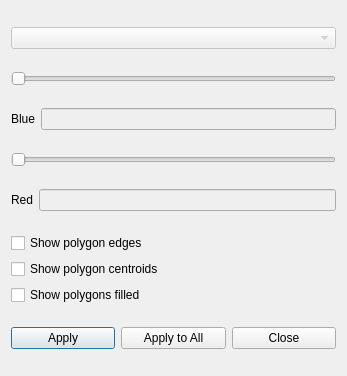
<?xml version="1.0" encoding="UTF-8"?>
<ui version="4.0">
 <class>CColourScaleDlg</class>
 <widget class="QDialog" name="CColourScaleDlg">
  <property name="geometry">
   <rect>
    <x>0</x>
    <y>0</y>
    <width>347</width>
    <height>376</height>
   </rect>
  </property>
  <property name="windowTitle">
   <string> depthmapX - Set Colour Scale</string>
  </property>
  <layout class="QVBoxLayout" name="verticalLayout_2">
   <item>
    <widget class="QComboBox" name="c_color_type">
     <property name="enabled">
      <bool>false</bool>
     </property>
    </widget>
   </item>
   <item>
    <widget class="QSlider" name="c_blue_slider_ctrl">
     <property name="orientation">
      <enum>Qt::Horizontal</enum>
     </property>
    </widget>
   </item>
   <item>
    <layout class="QHBoxLayout" name="horizontalLayout">
     <item>
      <widget class="QLabel" name="c_blue">
       <property name="text">
        <string>Blue</string>
       </property>
      </widget>
     </item>
     <item>
      <widget class="QLineEdit" name="c_blue_value_window">
       <property name="enabled">
        <bool>false</bool>
       </property>
      </widget>
     </item>
    </layout>
   </item>
   <item>
    <widget class="QSlider" name="c_red_slider_ctrl">
     <property name="orientation">
      <enum>Qt::Horizontal</enum>
     </property>
    </widget>
   </item>
   <item>
    <layout class="QHBoxLayout" name="horizontalLayout_2">
     <item>
      <widget class="QLabel" name="c_red">
       <property name="text">
        <string>Red</string>
       </property>
      </widget>
     </item>
     <item>
      <widget class="QLineEdit" name="c_red_value_window">
       <property name="enabled">
        <bool>false</bool>
       </property>
      </widget>
     </item>
    </layout>
   </item>
   <item>
    <layout class="QVBoxLayout" name="verticalLayout">
     <item>
      <widget class="QCheckBox" name="c_show_lines">
       <property name="text">
        <string>Show polygon edges</string>
       </property>
      </widget>
     </item>
     <item>
      <widget class="QCheckBox" name="c_show_centroids">
       <property name="text">
        <string>Show polygon centroids</string>
       </property>
      </widget>
     </item>
     <item>
      <widget class="QCheckBox" name="c_show_fill">
       <property name="text">
        <string>Show polygons filled</string>
       </property>
      </widget>
     </item>
    </layout>
   </item>
   <item>
    <layout class="QHBoxLayout" name="horizontalLayout_3">
     <item>
      <widget class="QPushButton" name="c_ok">
       <property name="text">
        <string>Apply</string>
       </property>
      </widget>
     </item>
     <item>
      <widget class="QPushButton" name="c_applytoall">
       <property name="text">
        <string>Apply to All</string>
       </property>
      </widget>
     </item>
     <item>
      <widget class="QPushButton" name="c_cancel">
       <property name="text">
        <string>Close</string>
       </property>
      </widget>
     </item>
    </layout>
   </item>
  </layout>
 </widget>
 <resources/>
 <connections>
  <connection>
   <sender>c_blue_value_window</sender>
   <signal>textChanged(QString)</signal>
   <receiver>CColourScaleDlg</receiver>
   <slot>OnChangeBlueValue()</slot>
   <hints>
    <hint type="sourcelabel">
     <x>202</x>
     <y>102</y>
    </hint>
    <hint type="destinationlabel">
     <x>184</x>
     <y>78</y>
    </hint>
   </hints>
  </connection>
  <connection>
   <sender>c_red_value_window</sender>
   <signal>textChanged(QString)</signal>
   <receiver>CColourScaleDlg</receiver>
   <slot>OnChangeRedValue()</slot>
   <hints>
    <hint type="sourcelabel">
     <x>252</x>
     <y>199</y>
    </hint>
    <hint type="destinationlabel">
     <x>258</x>
     <y>224</y>
    </hint>
   </hints>
  </connection>
  <connection>
   <sender>c_red_slider_ctrl</sender>
   <signal>sliderMoved(int)</signal>
   <receiver>CColourScaleDlg</receiver>
   <slot>OnReleasedRedSlider(int)</slot>
   <hints>
    <hint type="sourcelabel">
     <x>50</x>
     <y>150</y>
    </hint>
    <hint type="destinationlabel">
     <x>51</x>
     <y>172</y>
    </hint>
   </hints>
  </connection>
  <connection>
   <sender>c_blue_slider_ctrl</sender>
   <signal>sliderMoved(int)</signal>
   <receiver>CColourScaleDlg</receiver>
   <slot>OnReleasedBlueSlider(int)</slot>
   <hints>
    <hint type="sourcelabel">
     <x>110</x>
     <y>53</y>
    </hint>
    <hint type="destinationlabel">
     <x>116</x>
     <y>80</y>
    </hint>
   </hints>
  </connection>
  <connection>
   <sender>c_color_type</sender>
   <signal>currentIndexChanged(int)</signal>
   <receiver>CColourScaleDlg</receiver>
   <slot>OnSelchangeColor(int)</slot>
   <hints>
    <hint type="sourcelabel">
     <x>223</x>
     <y>28</y>
    </hint>
    <hint type="destinationlabel">
     <x>256</x>
     <y>47</y>
    </hint>
   </hints>
  </connection>
  <connection>
   <sender>c_show_lines</sender>
   <signal>clicked(bool)</signal>
   <receiver>CColourScaleDlg</receiver>
   <slot>OnBnClickedShowLines(bool)</slot>
   <hints>
    <hint type="sourcelabel">
     <x>111</x>
     <y>237</y>
    </hint>
    <hint type="destinationlabel">
     <x>301</x>
     <y>248</y>
    </hint>
   </hints>
  </connection>
  <connection>
   <sender>c_show_fill</sender>
   <signal>clicked(bool)</signal>
   <receiver>CColourScaleDlg</receiver>
   <slot>OnBnClickedShowFill(bool)</slot>
   <hints>
    <hint type="sourcelabel">
     <x>189</x>
     <y>292</y>
    </hint>
    <hint type="destinationlabel">
     <x>308</x>
     <y>322</y>
    </hint>
   </hints>
  </connection>
  <connection>
   <sender>c_show_centroids</sender>
   <signal>clicked(bool)</signal>
   <receiver>CColourScaleDlg</receiver>
   <slot>OnBnClickedShowCentroids(bool)</slot>
   <hints>
    <hint type="sourcelabel">
     <x>229</x>
     <y>269</y>
    </hint>
    <hint type="destinationlabel">
     <x>335</x>
     <y>275</y>
    </hint>
   </hints>
  </connection>
  <connection>
   <sender>c_applytoall</sender>
   <signal>clicked()</signal>
   <receiver>CColourScaleDlg</receiver>
   <slot>OnBnClickedApplytoall()</slot>
   <hints>
    <hint type="sourcelabel">
     <x>142</x>
     <y>337</y>
    </hint>
    <hint type="destinationlabel">
     <x>15</x>
     <y>322</y>
    </hint>
   </hints>
  </connection>
  <connection>
   <sender>c_ok</sender>
   <signal>clicked()</signal>
   <receiver>CColourScaleDlg</receiver>
   <slot>OnOK()</slot>
   <hints>
    <hint type="sourcelabel">
     <x>81</x>
     <y>343</y>
    </hint>
    <hint type="destinationlabel">
     <x>23</x>
     <y>354</y>
    </hint>
   </hints>
  </connection>
  <connection>
   <sender>c_cancel</sender>
   <signal>clicked()</signal>
   <receiver>CColourScaleDlg</receiver>
   <slot>OnCancel()</slot>
   <hints>
    <hint type="sourcelabel">
     <x>336</x>
     <y>344</y>
    </hint>
    <hint type="destinationlabel">
     <x>321</x>
     <y>349</y>
    </hint>
   </hints>
  </connection>
 </connections>
 <slots>
  <slot>OnChangeBlueValue()</slot>
  <slot>OnChangeRedValue()</slot>
  <slot>OnReleasedRedSlider()</slot>
  <slot>OnReleasedBlueSlider()</slot>
  <slot>OnSelchangeColor(int)</slot>
  <slot>OnBnClickedShowLines(bool)</slot>
  <slot>OnBnClickedShowFill(bool)</slot>
  <slot>OnBnClickedShowCentroids(bool)</slot>
  <slot>OnBnClickedApplytoall()</slot>
  <slot>OnOK()</slot>
  <slot>OnCancel()</slot>
  <slot>OnReleasedRedSlider(int)</slot>
  <slot>OnReleasedBlueSlider(int)</slot>
 </slots>
</ui>
